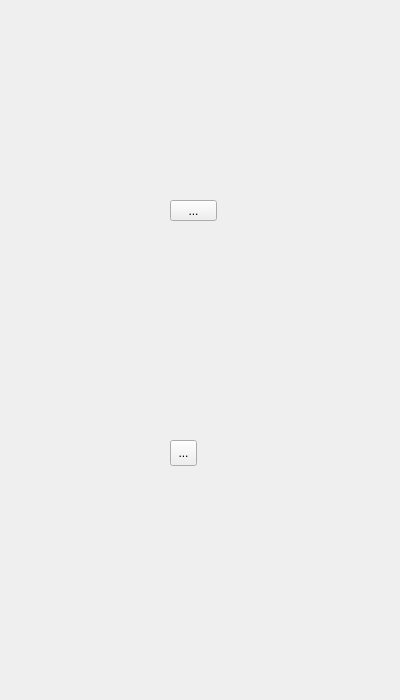
<?xml version="1.0" encoding="UTF-8"?>
<ui version="4.0">
 <class>voice</class>
 <widget class="QWidget" name="voice">
  <property name="geometry">
   <rect>
    <x>0</x>
    <y>0</y>
    <width>400</width>
    <height>700</height>
   </rect>
  </property>
  <property name="windowTitle">
   <string>Form</string>
  </property>
  <widget class="QToolButton" name="closebtn">
   <property name="geometry">
    <rect>
     <x>170</x>
     <y>440</y>
     <width>27</width>
     <height>26</height>
    </rect>
   </property>
   <property name="text">
    <string>...</string>
   </property>
   <property name="icon">
    <iconset resource="res.qrc">
     <normaloff>:/image/GD.png</normaloff>:/image/GD.png</iconset>
   </property>
  </widget>
  <widget class="QToolButton" name="headbtn">
   <property name="geometry">
    <rect>
     <x>170</x>
     <y>200</y>
     <width>47</width>
     <height>21</height>
    </rect>
   </property>
   <property name="text">
    <string>...</string>
   </property>
  </widget>
 </widget>
 <resources>
  <include location="res.qrc"/>
 </resources>
 <connections/>
</ui>
